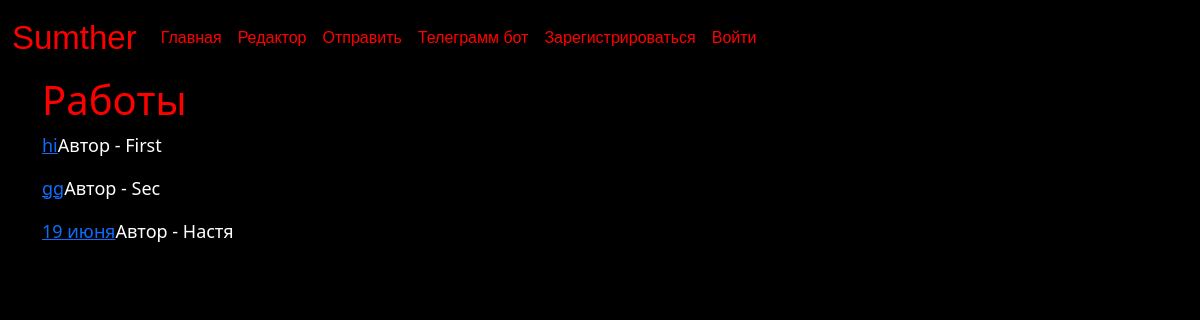
Page /home on the earlier database version.
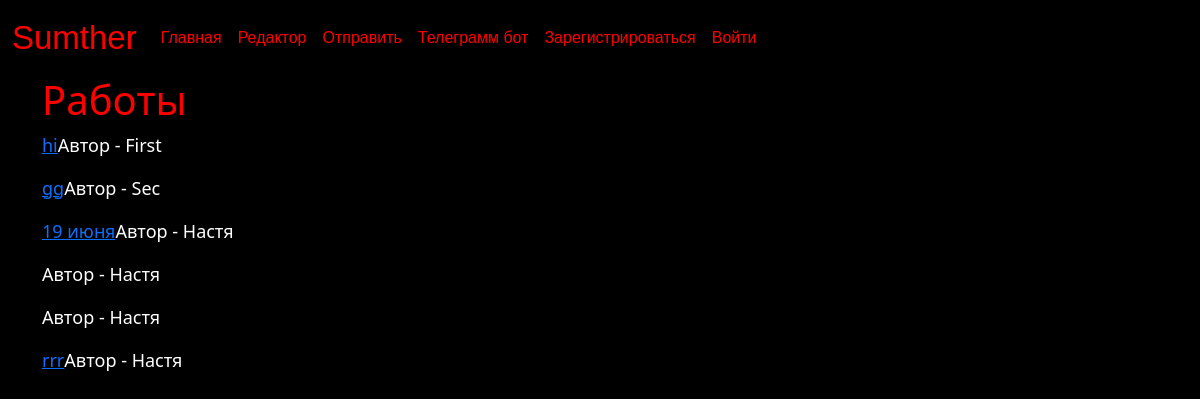
Same page on the later database version.
### data/fan.py (models this page shows)
class Fan(SqlAlchemyBase, SerializerMixin):
    __tablename__ = 'fan'
    id = sqlalchemy.Column(sqlalchemy.Integer,
                           primary_key=True, autoincrement=True)
    title = sqlalchemy.Column(sqlalchemy.String, nullable=True)
    content = sqlalchemy.Column((sqlalchemy.String), nullable=True)
    fandom = sqlalchemy.Column(sqlalchemy.String, nullable=True)
    user_id = sqlalchemy.Column(sqlalchemy.Integer,
                                sqlalchemy.ForeignKey("users.id"))
    user = orm.relationship('User')

### data/users.py (models this page shows, shortened)
class User(SqlAlchemyBase, UserMixin, SerializerMixin):
    __tablename__ = 'users'
    id = sqlalchemy.Column(sqlalchemy.Integer,
                           primary_key=True, autoincrement=True)
    name = sqlalchemy.Column(sqlalchemy.String, nullable=True, unique=True)
    password = sqlalchemy.Column(sqlalchemy.String, index=True, nullable=True)
    about = sqlalchemy.Column(sqlalchemy.String, nullable=True)
    news = orm.relationship("Fan", back_populates='user')

### Rain.py (the view)
@app.route('/')
@app.route('/home')
def home():
    db_sess = db_session.create_session()
    news = db_sess.query(Fan)
    return render_template("home.html", news=news)

### data/db_session.py (called while the page is built)
def create_session() -> Session:
    global __factory
    return __factory()

### templates/home.html
{% extends "base.html" %}
{% block content %}
<h1 style="color:red;">Работы</h1>
{% for item in news%}
<p><a href="http://127.0.0.1:8080/book/{{item.id}}">{{item.title}}</a>Автор - {{item.user.name}}</p>
{% endfor %}
{% endblock %}

### templates/base.html (shortened to what this page needs)
<!doctype html>
<html lang="en" data-bs-theme="black">
<head>
    <link href="https://cdn.jsdelivr.net/npm/bootstrap@5.3.0/dist/css/bootstrap.min.css" rel="stylesheet"
>
    <link rel="stylesheet" type="text/css" href="static/css/style.css">
</head>
<body bgcolor="black">
<header>
    <nav class="navbar navbar-expand-lg bg-body-black">
        <div class="container-fluid">
            <a style="font-size: 33px;" class="navbar-brand" href="/">Sumther</a>
            <div class="collapse navbar-collapse" id="navbarNavAltMarkup">
                <div class="nav navbar-nav">
                    <a class="nav-link" href="/home">Главная</a>
                    <a class="nav-link" href="/edit">Редактор</a>
                    <a class="nav-link" href="/enter">Отправить</a>
                    <a class="nav-link" href="/bot">Телеграмм бот</a>
                </div>
                {% if current_user.is_authenticated %}
                <a class="navbar-brand" href="/logout">{{ current_user.name }}</a>
                {% else %}
                <div class="nav navbar-nav navbar-right">
                    <a class="nav-link" href="/register">Зарегистрироваться</a>
                    <a class="nav-link" href="/login">Войти</a></div>
                {% endif %}
            </div>
        </div>
    </nav>
</header>
<main role="main" class="container">
    {% block content %}{% endblock %}
</main>
</body>
</html>

### static/css/style.css (style rules this page uses)
p { color: white; font-size: 18px; }
h1 { color:white }
body { background-color: black; }
.navbar { font-family: "matura mt script capitals", "Arial", sans-serif; --bs-navbar-active-color: red; --bs-navbar-brand-color: red; --bs-navbar-brand-hover-color: #960019; --bs-navbar-hover-color: #960019; --bs-navbar-color: red; }

Differences in the rows shown:
added Fan: user.name "Настя"
added Fan: user.name "Настя"
added Fan: title "rrr", user.name "Настя"
